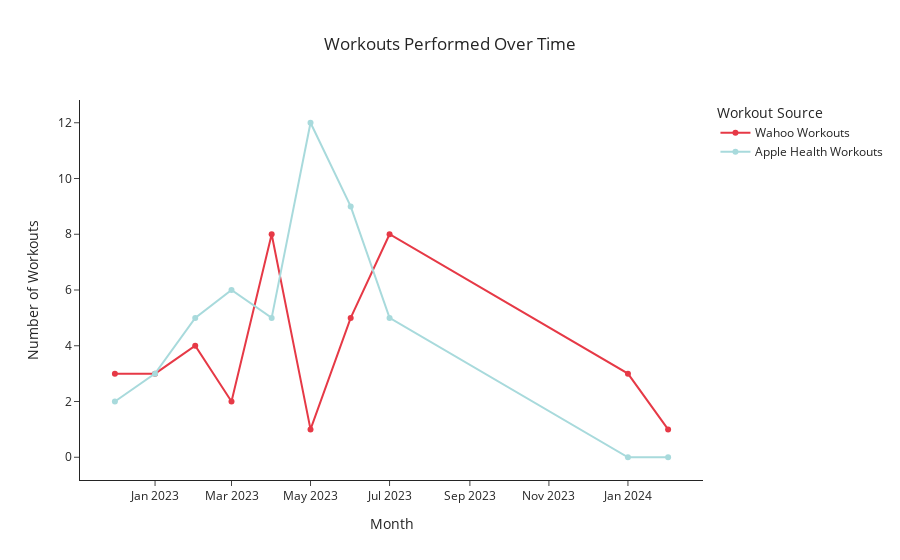
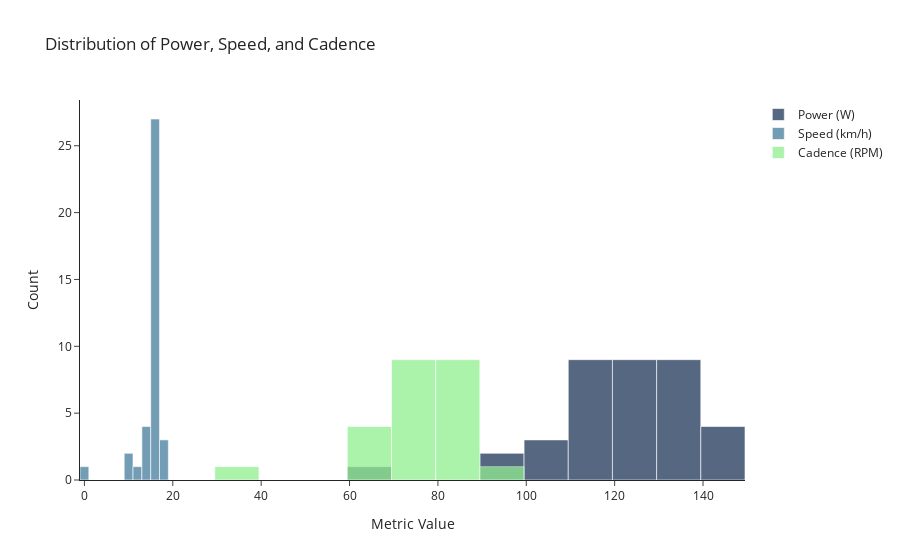
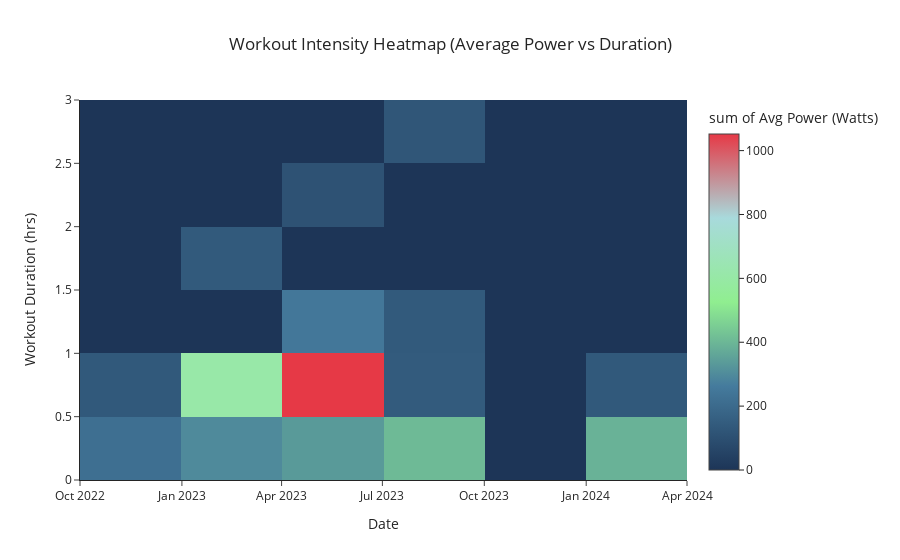
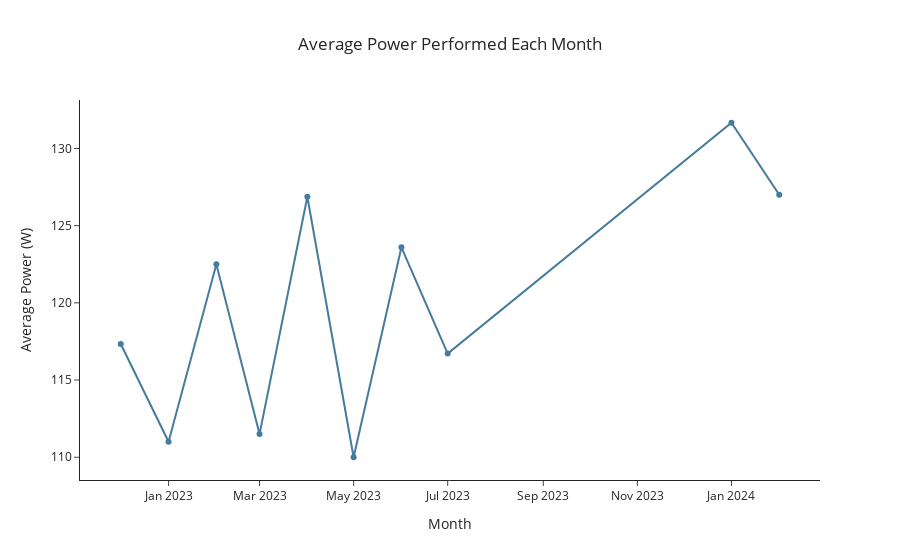

Notebook code cell kept with these figures, in order:
### Code cell
import pandas as pd
import plotly.express as px
import plotly.graph_objects as go
from IPython.display import display, HTML

# Define the file paths
wahoo_data_path = '/Users/ngirmay/Documents/GitHub/ironman_retrospective/IronMan_2023/wahoo/wahoo_data.csv'
apple_health_cycling_path = '/Users/ngirmay/Documents/GitHub/ironman_retrospective/IronMan_2023/apple_health/health_data_exported/HKWorkoutActivityTypeCycling_2024-04-99_18-31-36_SimpleHealthExportCSV.csv'

# Correct color mapping and explicitly assign to each zone
color_mapping = {'Zone 1 (50%-60%)': '#e63946', 'Zone 2 (60%-70%)': '#a8dadc', 
                 'Zone 3 (70%-80%)': '#90EE90', 'Zone 4 (80%-90%)': '#457b9d', 'Zone 5 (90%-100%)': '#1d3557'}

# Read the data
wahoo_data = pd.read_csv(wahoo_data_path)
apple_health_data = pd.read_csv(apple_health_cycling_path, skiprows=1)

# Convert necessary columns to datetime
wahoo_data['Date'] = pd.to_datetime(wahoo_data['Date'])
apple_health_data['startDate'] = pd.to_datetime(apple_health_data['startDate'])

# --- Clean the Apple Health data ---
# Convert 'totalEnergyBurned' to numeric, coercing errors to NaN
apple_health_data['totalEnergyBurned'] = pd.to_numeric(apple_health_data['totalEnergyBurned'], errors='coerce')

# --- Summary Statistics ---

# Wahoo Summary
wahoo_summary = {
    "Total Workouts": wahoo_data['Date'].nunique(),
    "Total Duration (hours)": wahoo_data['Duration'].apply(lambda x: pd.to_timedelta(x).total_seconds() / 3600).sum(),
    "Average Power (W)": wahoo_data['Avg Power'].mean(),
    "Average Cadence (RPM)": wahoo_data['Avg Cadence'].mean(),
    "Average Speed (km/h)": wahoo_data['Avg Speed'].mean(),
}

# Apple Health Summary
apple_health_summary = {
    "Total Workouts": apple_health_data['startDate'].dt.date.nunique(),
    "Total Calories Burned (kcal)": apple_health_data['totalEnergyBurned'].sum(),
    "Total Duration (hours)": apple_health_data['duration'].sum() / 3600,
}

# Display summary stats in a table format
wahoo_summary_df = pd.DataFrame(list(wahoo_summary.items()), columns=["Metric", "Wahoo Stats"])
apple_health_summary_df = pd.DataFrame(list(apple_health_summary.items()), columns=["Metric", "Apple Health Stats"])

# Combine the summary tables into one
summary_df = pd.merge(wahoo_summary_df, apple_health_summary_df, on="Metric", how="outer")

# Display the summary stats using IPython display
display(HTML(summary_df.to_html(index=False)))

# --- Visualization 1: Workouts Over Time ---
# Wahoo workouts over time
wahoo_workouts_per_month = wahoo_data.groupby(wahoo_data['Date'].dt.to_period('M')).size()

# Apple Health workouts over time
apple_health_workouts_per_month = apple_health_data.groupby(apple_health_data['startDate'].dt.to_period('M')).size()

# Create a combined dataframe for plotting
workouts_per_month = pd.DataFrame({
    'Month': wahoo_workouts_per_month.index.astype(str),  # Convert to string for plotting
    'Wahoo Workouts': wahoo_workouts_per_month.values,
    'Apple Health Workouts': apple_health_workouts_per_month.reindex(wahoo_workouts_per_month.index, fill_value=0).values
})

# Plot Workouts Over Time with the correct color mapping
fig_workouts_time = px.line(workouts_per_month, x='Month', y=['Wahoo Workouts', 'Apple Health Workouts'],
                            title='Workouts Performed Over Time', markers=True,
                            color_discrete_sequence=[color_mapping['Zone 1 (50%-60%)'], color_mapping['Zone 2 (60%-70%)']])

# Update axis labels and titles
fig_workouts_time.update_layout(
    xaxis_title="Month",
    yaxis_title="Number of Workouts",
    legend_title_text='Workout Source',
    title_x=0.5,
    template="simple_white"
)

# --- Visualization 2: Distribution of Power, Speed, and Cadence ---
fig_distribution = go.Figure()

# Histogram for Power (Zone 5 color)
fig_distribution.add_trace(go.Histogram(x=wahoo_data['Avg Power'], name='Power (W)', opacity=0.75, marker=dict(color=color_mapping['Zone 5 (90%-100%)'])))

# Histogram for Speed (Zone 4 color)
fig_distribution.add_trace(go.Histogram(x=wahoo_data['Avg Speed'], name='Speed (km/h)', opacity=0.75, marker=dict(color=color_mapping['Zone 4 (80%-90%)'])))

# Histogram for Cadence (Zone 3 color)
fig_distribution.add_trace(go.Histogram(x=wahoo_data['Avg Cadence'], name='Cadence (RPM)', opacity=0.75, marker=dict(color=color_mapping['Zone 3 (70%-80%)'])))

# Update layout for the distribution plots with clearer labels
fig_distribution.update_layout(
    barmode='overlay', 
    title_text='Distribution of Power, Speed, and Cadence',
    xaxis_title="Metric Value",
    yaxis_title="Count",
    template="simple_white"
)

# --- Visualization 3: Heatmap for Workout Intensity (based on Avg Power or Calories) ---
# Adjust the Y-axis for the heatmap to be more insightful (e.g., Workout Duration)
wahoo_data['Duration (hrs)'] = wahoo_data['Duration'].apply(lambda x: pd.to_timedelta(x).total_seconds() / 3600)

# Create a heatmap with Workout Duration on the Y-axis
fig_heatmap = px.density_heatmap(wahoo_data, x='Date', y='Duration (hrs)', z='Avg Power',
                                 title="Workout Intensity Heatmap (Average Power vs Duration)",
                                 labels={'Duration (hrs)': 'Workout Duration (hrs)', 'Avg Power': 'Avg Power (Watts)'},
                                 color_continuous_scale=[color_mapping['Zone 5 (90%-100%)'], 
                                                         color_mapping['Zone 4 (80%-90%)'], 
                                                         color_mapping['Zone 3 (70%-80%)'], 
                                                         color_mapping['Zone 2 (60%-70%)'], 
                                                         color_mapping['Zone 1 (50%-60%)']])

# Update layout for clarity
fig_heatmap.update_layout(
    xaxis_title="Date",
    yaxis_title="Workout Duration (hrs)",
    title_x=0.5,
    template="simple_white"
)

# --- Visualization 4: Compare Average Power Across Months ---
wahoo_data['Month'] = wahoo_data['Date'].dt.to_period('M').astype(str)  # Convert to string
monthly_avg_power = wahoo_data.groupby('Month')['Avg Power'].mean().reset_index()

# Plot monthly average power with Zone 4 color
fig_avg_power = px.line(monthly_avg_power, x='Month', y='Avg Power', title='Average Power Performed Each Month',
                        markers=True, line_shape='linear', color_discrete_sequence=[color_mapping['Zone 4 (80%-90%)']])

# Update the layout for the Average Power plot
fig_avg_power.update_layout(
    xaxis_title="Month",
    yaxis_title="Average Power (W)",
    title_x=0.5,
    template="simple_white"
)

# Display all plots
fig_workouts_time.show()
fig_distribution.show()
fig_heatmap.show()
fig_avg_power.show()

### Figure 1 — Plotly figure (JSON) as saved in the notebook; plotly's stock layout.template omitted (floating-point values rounded to 4 significant figures)
{"data": [{"hovertemplate": "variable=Wahoo Workouts<br>Month=%{x}<br>value=%{y}<extra></extra>", "legendgroup": "Wahoo Workouts", "line": {"color": "#e63946", "dash": "solid"}, "marker": {"symbol": "circle"}, "mode": "lines+markers", "name": "Wahoo Workouts", "orientation": "v", "showlegend": true, "type": "scatter", "x": ["2022-12", "2023-01", "2023-02", "2023-03", "2023-04", "2023-05", "2023-06", "2023-07", "2024-01", "2024-02"], "xaxis": "x", "y": [3, 3, 4, 2, 8, 1, 5, 8, 3, 1], "yaxis": "y"}, {"hovertemplate": "variable=Apple Health Workouts<br>Month=%{x}<br>value=%{y}<extra></extra>", "legendgroup": "Apple Health Workouts", "line": {"color": "#a8dadc", "dash": "solid"}, "marker": {"symbol": "circle"}, "mode": "lines+markers", "name": "Apple Health Workouts", "orientation": "v", "showlegend": true, "type": "scatter", "x": ["2022-12", "2023-01", "2023-02", "2023-03", "2023-04", "2023-05", "2023-06", "2023-07", "2024-01", "2024-02"], "xaxis": "x", "y": [2, 3, 5, 6, 5, 12, 9, 5, 0, 0], "yaxis": "y"}], "layout": {"legend": {"title": {"text": "Workout Source"}, "tracegroupgap": 0}, "title": {"text": "Workouts Performed Over Time", "x": 0.5}, "xaxis": {"anchor": "y", "domain": [0, 1], "title": {"text": "Month"}}, "yaxis": {"anchor": "x", "domain": [0, 1], "title": {"text": "Number of Workouts"}}}}

### Figure 2 — Plotly figure (JSON) as saved in the notebook; plotly's stock layout.template omitted (floating-point values rounded to 4 significant figures)
{"data": [{"marker": {"color": "#1d3557"}, "name": "Power (W)", "opacity": 0.75, "type": "histogram", "x": [125, 110, 140, 140, 137, 110, 129, 125, 123, 134, 133, 130, 120, 149, 121, 115, 144, 139, 127, 138, 112, 134, 110, 134, 131, 111, 100, 112, 127, 127, 109, 114, 103, 118, 92, 94, 63, null]}, {"marker": {"color": "#457b9d"}, "name": "Speed (km/h)", "opacity": 0.75, "type": "histogram", "x": [16.4, 15.5, 16.8, 17.1, 16.8, 15.6, 15.9, 16.3, 16.5, 16.3, 16.2, 16.5, 15.6, 17.4, 16, 15.7, 17, 16.5, 16.3, 16.9, 14.7, 16.6, 15.4, 16.7, 16.6, 15.5, 14.8, 15.5, 16.2, 16, 15.1, 15.5, 9.8, 11.8, 13.1, 13.6, 9.9, 0]}, {"marker": {"color": "#90EE90"}, "name": "Cadence (RPM)", "opacity": 0.75, "type": "histogram", "x": [82, 86, null, 82, 62, 87, null, 68, null, null, 72, 78, null, 83, 79, null, 85, null, null, 76, null, 79, 77, 82, null, 81, null, 76, 83, 91, 63, 63, null, null, 72, 73, null, 35]}], "layout": {"barmode": "overlay", "title": {"text": "Distribution of Power, Speed, and Cadence"}, "xaxis": {"title": {"text": "Metric Value"}}, "yaxis": {"title": {"text": "Count"}}}}

### Figure 3 — Plotly figure (JSON) as saved in the notebook; plotly's stock layout.template omitted (floating-point values rounded to 4 significant figures)
{"data": [{"coloraxis": "coloraxis", "histfunc": "sum", "hovertemplate": "Date=%{x}<br>Workout Duration (hrs)=%{y}<br>sum of Avg Power (Watts)=%{z}<extra></extra>", "name": "", "type": "histogram2d", "x": ["2023-07-01T13:43:04", "2023-04-09T00:23:37", "2023-02-19T18:50:45", "2023-07-08T14:47:51", "2023-06-10T16:21:14", "2023-05-30T23:51:21", "2023-04-04T00:41:12", "2023-06-10T15:11:51", "2023-02-22T00:36:03", "2022-12-24T22:04:31", "2023-06-10T14:09:01", "2023-04-07T00:15:53", "2023-03-01T23:13:32", "2023-04-14T01:10:54", "2023-04-16T00:40:39", "2023-02-18T18:47:32", "2023-07-08T23:09:40", "2023-01-08T22:51:05", "2023-04-03T00:03:35", "2023-04-05T00:02:23", "2023-02-18T01:50:40", "2024-01-24T22:32:31", "2023-07-08T00:04:18", "2024-01-23T00:57:28", "2023-01-04T23:48:36", "2023-04-12T01:34:20", "2022-12-26T22:11:57", "2023-07-08T15:52:15", "2024-01-10T00:25:05", "2024-02-20T02:07:28", "2023-06-10T17:42:40", "2023-06-10T17:27:21", "2023-03-01T20:59:11", "2022-12-24T21:35:19", "2023-07-08T23:04:13", "2023-07-01T16:28:46", "2023-01-08T23:26:49", "2023-07-08T14:41:06"], "xaxis": "x", "xbingroup": "x", "y": [2.721, 2, 1.697, 1.061, 1.05, 1, 0.9903, 0.9875, 0.9822, 0.9822, 0.9819, 0.95, 0.8478, 0.8336, 0.7953, 0.7692, 0.7611, 0.5439, 0.5417, 0.5333, 0.5264, 0.5, 0.4233, 0.4231, 0.4169, 0.4142, 0.3653, 0.3467, 0.3217, 0.2919, 0.2847, 0.2492, 0.1944, 0.04389, 0.04139, 0.03389, 0.01722, 0.008056], "yaxis": "y", "ybingroup": "y", "z": [125, 110, 140, 140, 137, 110, 129, 125, 123, 134, 133, 130, 120, 149, 121, 115, 144, 139, 127, 138, 112, 134, 110, 134, 131, 111, 100, 112, 127, 127, 109, 114, 103, 118, 92, 94, 63, null]}], "layout": {"coloraxis": {"colorbar": {"title": {"text": "sum of Avg Power (Watts)"}}, "colorscale": [[0, "#1d3557"], [0.25, "#457b9d"], [0.5, "#90EE90"], [0.75, "#a8dadc"], [1, "#e63946"]]}, "legend": {"tracegroupgap": 0}, "title": {"text": "Workout Intensity Heatmap (Average Power vs Duration)", "x": 0.5}, "xaxis": {"anchor": "y", "domain": [0, 1], "title": {"text": "Date"}}, "yaxis": {"anchor": "x", "domain": [0, 1], "title": {"text": "Workout Duration (hrs)"}}}}

### Figure 4 — Plotly figure (JSON) as saved in the notebook; plotly's stock layout.template omitted (floating-point values rounded to 4 significant figures)
{"data": [{"hovertemplate": "Month=%{x}<br>Avg Power=%{y}<extra></extra>", "legendgroup": "", "line": {"color": "#457b9d", "dash": "solid", "shape": "linear"}, "marker": {"symbol": "circle"}, "mode": "lines+markers", "name": "", "orientation": "v", "showlegend": false, "type": "scatter", "x": ["2022-12", "2023-01", "2023-02", "2023-03", "2023-04", "2023-05", "2023-06", "2023-07", "2024-01", "2024-02"], "xaxis": "x", "y": [117.3, 111, 122.5, 111.5, 126.9, 110, 123.6, 116.7, 131.7, 127], "yaxis": "y"}], "layout": {"legend": {"tracegroupgap": 0}, "title": {"text": "Average Power Performed Each Month", "x": 0.5}, "xaxis": {"anchor": "y", "domain": [0, 1], "title": {"text": "Month"}}, "yaxis": {"anchor": "x", "domain": [0, 1], "title": {"text": "Average Power (W)"}}}}
